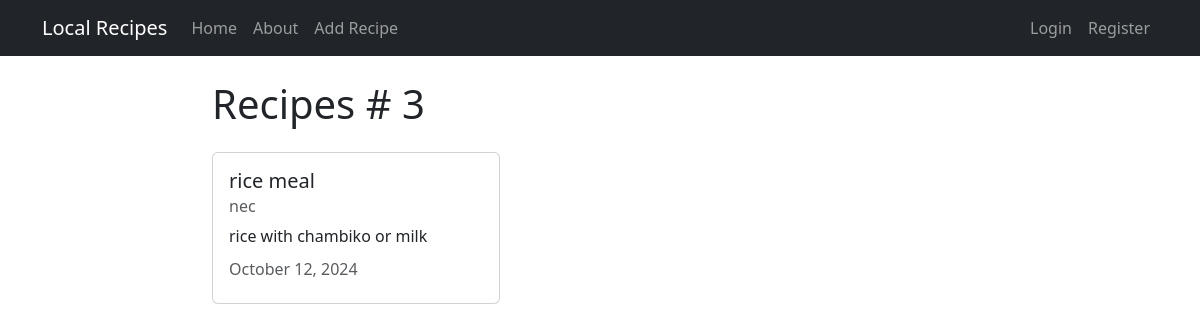
Page /recipe/3/ on the committed database.
### recipes/models.py (models this page shows, shortened)
class Recipe(models.Model):
    title = models.CharField(max_length=100)
    description = models.TextField()
    author = models.ForeignKey(User, on_delete=models.CASCADE)
    created_at = models.DateTimeField(auto_now_add=True)
    update_at = models.DateTimeField(auto_now=True)
    class Recipe(models.Model):
        title = models.CharField(max_length=200)
        description = models.TextField()
        author = models.ForeignKey(User, on_delete=models.CASCADE)
        update_at = models.DateTimeField(auto_now=True)

### recipes/views.py (the view)
# urls.py: path('recipe/<int:pk>/', views.RecipeDetailView.as_view(), name='recipes-detail'),
class RecipeDetailView(DetailView):
    model = models.Recipe

### recipes/templates/recipes/recipe_detail.html (shortened to what this page needs)
{% extends 'recipes/base.html' %} {% block content %}
<h1>Recipes # {{ object.id }}</h1>
<div class="card my-4" style="width: 18rem">
  <div class="card-body">
    <h5 class="card-title">{{ object.title }}</h5>
    <h6 class="card-subtitle mb-2 text-body-secondary">{{ object.author }}</h6>
    <p class="card-text">{{ object.description }}</p>
    <h6 class="card-subtitle mb-2 text-body-secondary">
      {{ object.update_at|date:"F d, Y" }}
    </h6>
  </div>
</div>
 {% endblock content %}

### rows in the picture
Recipe: id "3", title "rice meal", author "nec", description "rice with chambiko or milk", update_at "October 12, 2024"
